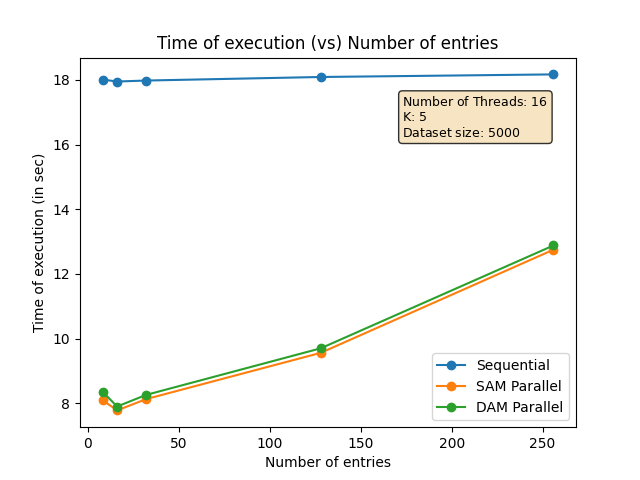

Write Python code to recreate this figure.
import matplotlib.pyplot as plt



# X coordinates
x = [8, 16, 32, 128, 256]

# Two sets of Y coordinates
y1 = [18.01,
17.95,
17.98,
 18.09,
 18.17]
y2 = [8.10,
7.78,
8.13,
 9.56,
 12.75]
y3 = [8.36,
7.90,
8.26,
 9.70,
 12.88]
# Plotting the graph
plt.plot(x, y1, marker='o',label='Sequential')
plt.plot(x, y2,marker='o', label='SAM Parallel')
plt.plot(x, y3,marker='o',   label='DAM Parallel')
# Adding labels and title
plt.xlabel('Number of entries')
plt.ylabel('Time of execution (in sec)')
plt.title('Time of execution (vs) Number of entries')

textstr = '\n'.join((
    r'Number of Threads: $16$',
    r'K: $5$',
    r'Dataset size: $5000$'))
props = dict(boxstyle='round', facecolor='wheat', alpha=0.8)
plt.text(0.65, 0.90, textstr, transform=plt.gca().transAxes, fontsize=9,
         verticalalignment='top', bbox=props)

# Adding legend
plt.legend()

# Show the plot
plt.show()
    
